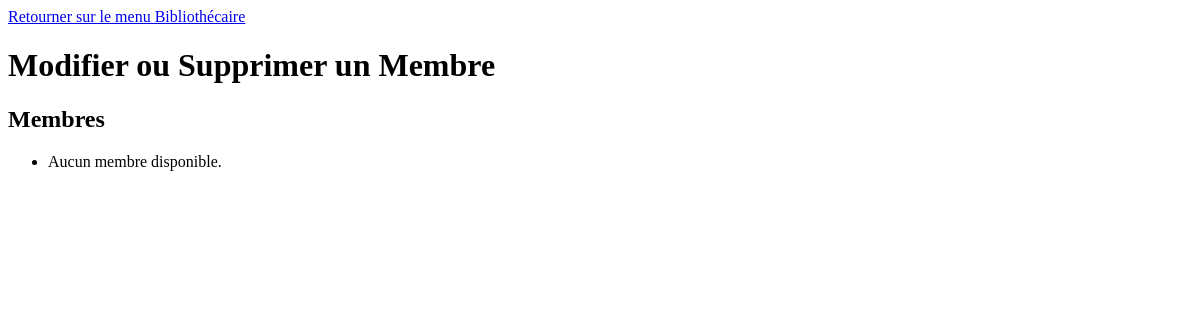
The app's page /bibliothecaire/update-member/, older data.
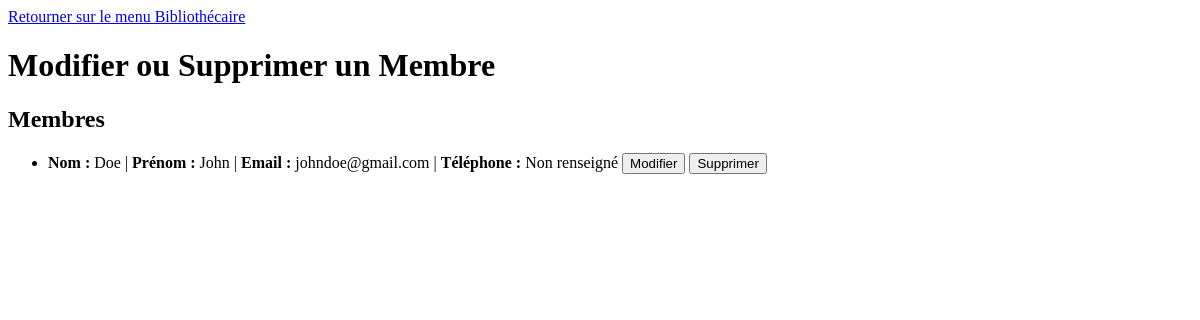
The same page, newer data.
### bibliothecaire/models.py (models this page shows)
class Membre(models.Model):
    nom = models.CharField(max_length=50)
    prenom = models.CharField(max_length=50)
    email = models.EmailField(unique=True)
    optin = models.BooleanField(default=False)
    telephone = models.CharField(max_length=10, blank=True, null=True)
    date_inscription = models.DateField(auto_now_add=True)

### bibliothecaire/views/updateMemberBibliotheque.py (the view, shortened to what this page needs)
# urls.py: path('update-member/', updateMemberBibliotheque, name="updateMemberBibliotheque"),
def updateMemberBibliotheque(request):
    membres = Membre.objects.all()
    update_forms_membres = {membre: UpdateMembreForm(instance=membre) for membre in membres}
    return render(request, "updateMemberBibliotheque.html", {
        "membres": update_forms_membres.keys(),
        "update_forms_membres": update_forms_membres,
    })

### bibliothecaire/templates/updateMemberBibliotheque.html (shortened to what this page needs)
<!DOCTYPE html>
<html lang="fr">
<head>
</head>
<body>
    <a href="/bibliothecaire">Retourner sur le menu Bibliothécaire</a>
    <h1>Modifier ou Supprimer un Membre</h1>
    <h2>Membres</h2>
    <ul>
        {% for membre, form in update_forms_membres.items %}
            <li id="membre_{{ membre.id }}">
                <b>Nom :</b> {{ membre.nom }} | <b>Prénom :</b> {{ membre.prenom }} |
                <b>Email :</b> {{ membre.email }} | <b>Téléphone :</b> {{ membre.telephone|default:"Non renseigné" }}
                <button onclick="toggleForm('update_membre_{{ membre.id }}')">Modifier</button>
                <button onclick="deleteMember({{ membre.id }})">Supprimer</button>
            </li>
        {% empty %}
            <li>Aucun membre disponible.</li>
        {% endfor %}
    </ul>
</body>
</html>

Row changes from the older to the newer data that the page shows:
added Membre: nom "Doe", prenom "John", email "johndoe@gmail.com", telephone "Non renseigné"
Text that changed along with them:
text no longer shown: "Aucun membre disponible."
